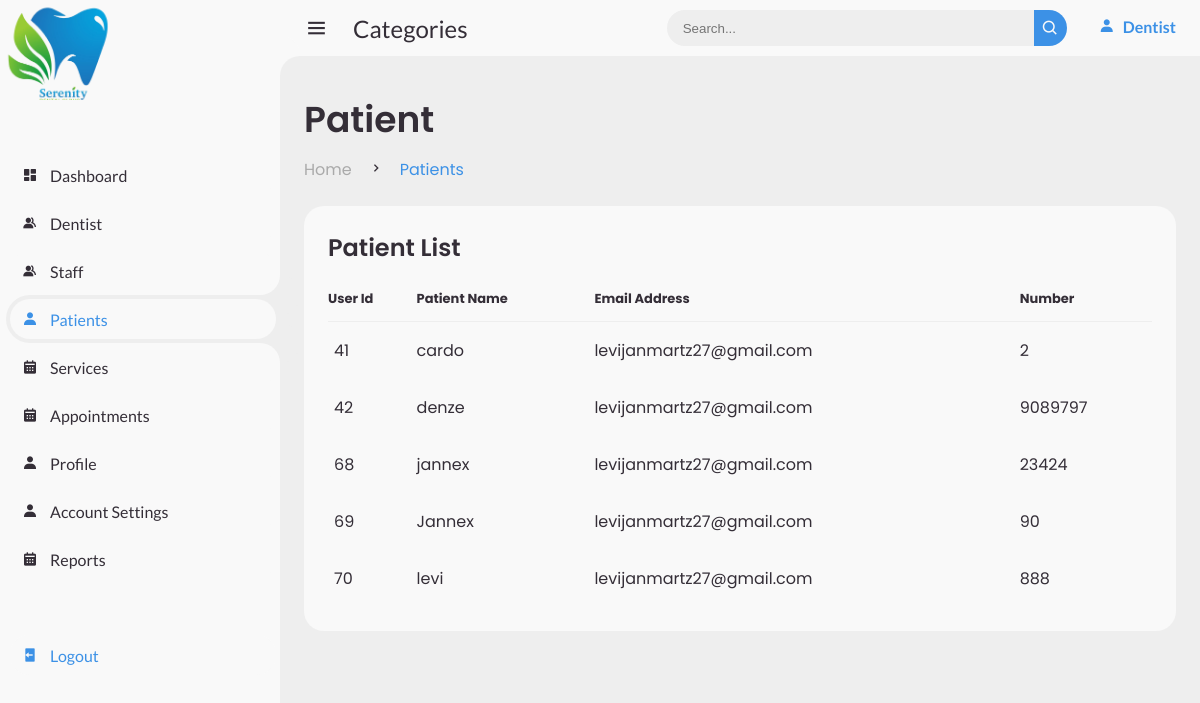
/dentistpatient.php, run on the app's committed database.
### tables this page shows
CREATE TABLE `tblusers` (
  `uID` int(11) NOT NULL,
  `name` varchar(50) NOT NULL,
  `uEmail` varchar(50) NOT NULL,
  `uPnum` int(50) NOT NULL
);

### dentistpatient.php (the view, shortened to what this page needs)
<!DOCTYPE html>
<html lang="en">
<head>
	<link href='https://unpkg.com/boxicons@2.0.9/css/boxicons.min.css' rel='stylesheet'>
	<link rel="stylesheet" href="css/main.css">
	<link rel="stylesheet" href="css/responsive.css">
</head>
<body>
	<section id="sidebar">
	<a href="#" class="logo">
		<img src="images/logo.png">
			</a>
		<ul class="side-menu top">
			<li>
				<a href="dentistdashboard.php">
					<i class='bx bxs-dashboard' ></i>
					<span class="text">Dashboard</span>
				</a>
			</li>
			<li>
				<a href="dentist.php">
					<i class='bx bxs-group' ></i>
					<span class="text">Dentist</span>
				</a>
			</li>
			<li>
				<a href="dentiststaff.php">
					<i class='bx bxs-group' ></i>
					<span class="text">Staff</span>
				</a>
			</li>
			<li class="active">
				<a href="dentistpatient.php">
					<i class='bx bxs-user' ></i>
					<span class="text">Patients</span>
				</a>
			</li>
			<li>
				<a href="dentistservices.php">
					<i class='bx bxs-calendar' ></i>
					<span class="text">Services</span>
				</a>
			</li>
			<li>
				<a href="dentistappointment.php">
					<i class='bx bxs-calendar' ></i>
					<span class="text">Appointments</span>
				</a>
			</li>
			<li>
				<a href="dentistprofile.php">
					<i class='bx bxs-user' ></i>
					<span class="text">Profile</span>
				</a>
			</li>
			<li>
				<a href="dentistaccountsettings.php">
					<i class='bx bxs-user' ></i>
					<span class="text">Account Settings</span>
				</a>
			</li>
			<li>
				<a href="dentistreport.php">
					<i class='bx bxs-calendar' ></i>
					<span class="text">Reports</span>
				</a>
			</li>
		</ul>
		<ul class="side-menu">
			<li>
				<a class="logout">
					<i class='bx bxs-log-out'></i>
					<span class="text">Logout</span>
				</a>
			</li>
		</ul>
	</section>
	<section id="content">
		<nav>
			<i class='bx bx-menu'></i>
			<a href="#" class="nav-link">Categories</a>
			<form action="#">
				<div class="form-input">
					<input type="search" placeholder="Search...">
					<button type="submit" class="search-btn"><i class='bx bx-search' ></i></button>
				</div>
			</form>
			<a href="#" class="brand">
			<i class='bx bxs-user'></i>
			<span class="text">Dentist</span>
		</a>
		</nav>
		<main>
			<div class="head-title">
				<div class="left">
					<h1>Patient</h1>
					<ul class="breadcrumb">
						<li>
							<a href="dentistdashboard.php">Home</a>
						</li>
						<li><i class='bx bx-chevron-right' ></i></li>
						<li>
							<a class="active" href="#">Patients</a>
						</li>
					</ul>
				</div>
			</div>
		<?php
        include "database/connection.php";
        $sql = 'SELECT * FROM tblusers';
        $stmt = $conn->prepare($sql);
        $stmt->execute();
        $rs = $stmt->fetchAll(PDO::FETCH_ASSOC);
		echo"<div class='table-data'>";
		echo"	<div class='order'>";
		echo"			<div class='head'>";
		echo"			<h3>Patient List</h3>";
		echo"	 </div>";
		echo"			<table>";
		echo"				<thead>";
		echo"					<tr>";
		echo"						<th>User Id</th>";
		echo"						<th>Patient Name</th>";
		echo"						<th>Email Address</th>";
		echo"						<th>Number</th>";
		echo"					</tr>";
		echo"				</thead>";
		              foreach($rs as $patient){
		echo"				<tbody>";
		echo"				<tr>";
		echo"					<td>".$patient['uID']."</td>";
		echo"					<td>".$patient['name']."</td>";
		echo"					<td>".$patient['uEmail']."</td>";
		echo"					<td>".$patient['uPnum']."</td>";
		echo"					</tr>";}
		echo"				</tbody>";
		echo"			</table>";
		echo"		</div>";
		echo"		</div>";
		echo"</main>";
		?>
	</section>
</body>
</html>

### data on the page
tblusers: uID "41", name "cardo", uEmail "levijanmartz27@gmail.com", uPnum "2"
tblusers: uID "42", name "denze", uEmail "levijanmartz27@gmail.com", uPnum "9089797"
tblusers: uID "68", name "jannex", uEmail "levijanmartz27@gmail.com", uPnum "23424"
tblusers: uID "69", name "Jannex", uEmail "levijanmartz27@gmail.com", uPnum "90"
tblusers: uID "70", name "levi", uEmail "levijanmartz27@gmail.com", uPnum "888"
